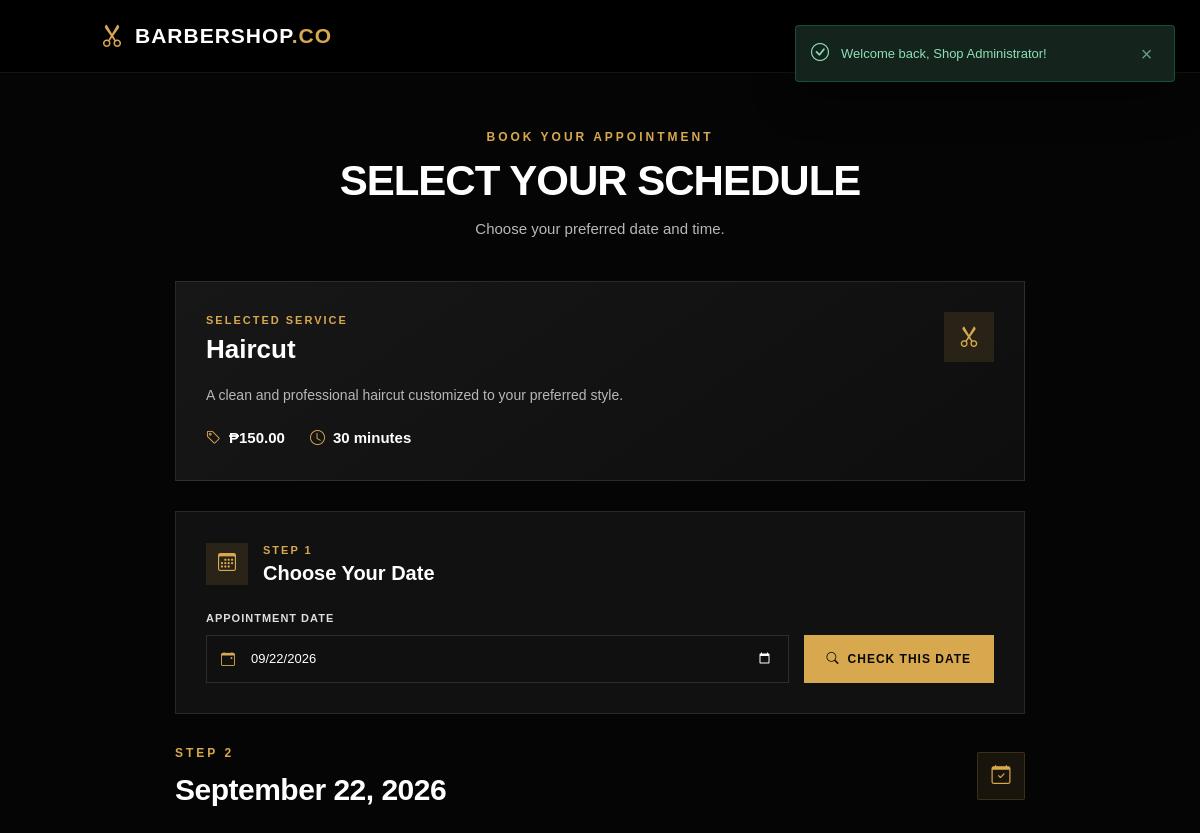
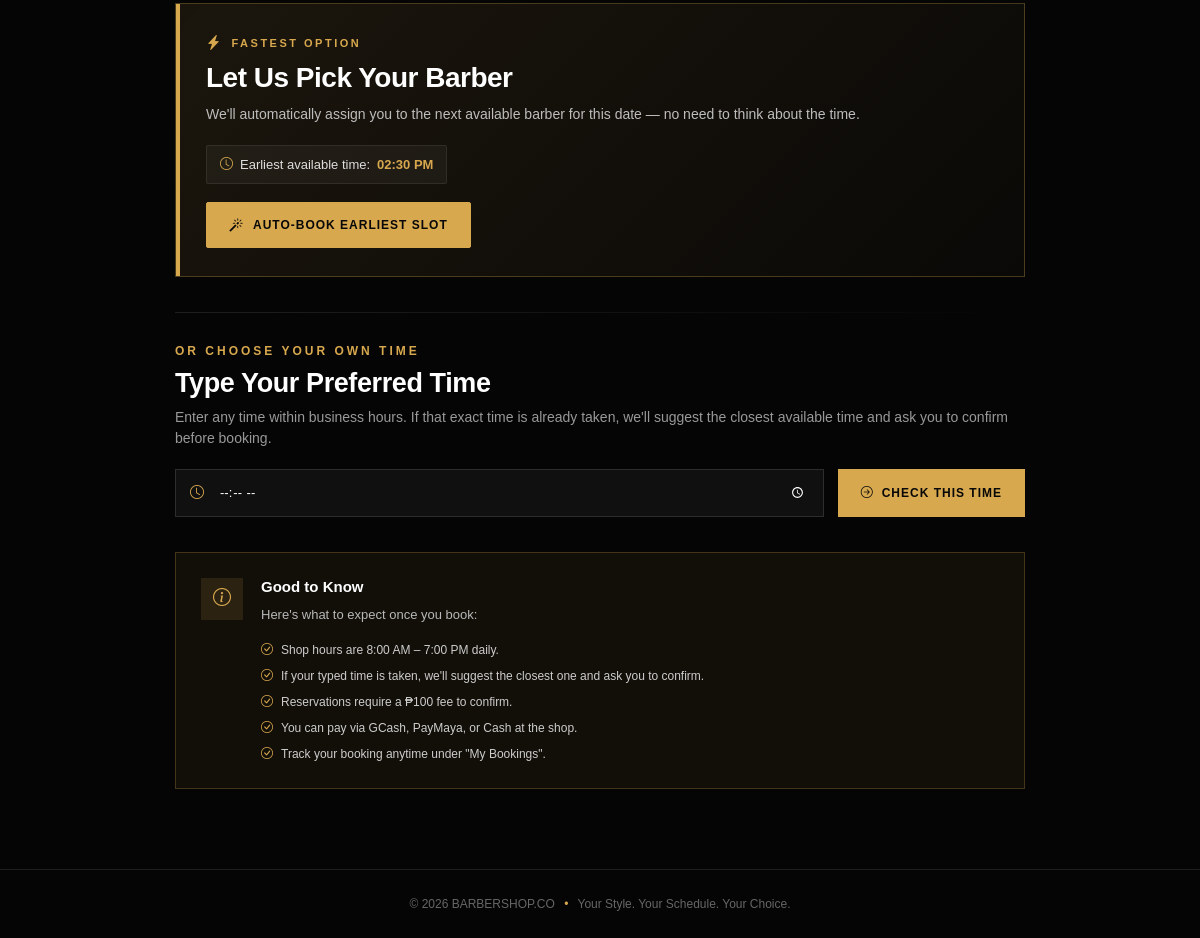
/pages/booking.php?service_id=1 (signed in), run on the app's committed database (2 pictures, top to bottom).
### tables this page shows
CREATE TABLE services (
    service_id INT UNSIGNED AUTO_INCREMENT PRIMARY KEY,
    service_name VARCHAR(150) NOT NULL,
    service_description TEXT NULL,
    service_price DECIMAL(10,2) NOT NULL,
    estimated_duration_minutes INT UNSIGNED NOT NULL DEFAULT 30,
    service_image VARCHAR(255) NULL,
    service_status ENUM('Available', 'Unavailable') NOT NULL DEFAULT 'Available',
    created_at TIMESTAMP DEFAULT CURRENT_TIMESTAMP,
    updated_at TIMESTAMP DEFAULT CURRENT_TIMESTAMP ON UPDATE CURRENT_TIMESTAMP
);

### includes/booking_helpers.php (called while the page is built, shortened)
<?php
function getBookingAvailability(
    mysqli $databaseConnection,
    string $selectedDate,
    int $serviceDurationMinutes
): array {
    $currentDate = date("Y-m-d");
    $currentTime = date("H:i:s");
    $isToday = ($selectedDate === $currentDate);
    $businessStartTime = BUSINESS_OPENING_TIME;
    $businessEndTime = BUSINESS_CLOSING_TIME;
    $timeIntervalMinutes = BOOKING_TIME_INTERVAL_MINUTES;
    $currentDateTime = new DateTime($currentDate . " " . $currentTime);
    $businessStartDateTime = new DateTime($selectedDate . " " . $businessStartTime);
    $businessEndDateTime = new DateTime($selectedDate . " " . $businessEndTime);
    $isHoliday = false;
    $holidayQuery = "SELECT holiday_name FROM holidays WHERE holiday_date = ? LIMIT 1";
    $holidayStatement = mysqli_prepare($databaseConnection, $holidayQuery);
    mysqli_stmt_bind_param($holidayStatement, "s", $selectedDate);
    mysqli_stmt_execute($holidayStatement);
    $holidayResult = mysqli_stmt_get_result($holidayStatement);
    $bookingStatus = "no_schedule";
    $selectedDateObject = new DateTime($selectedDate);
    $selectedDay = $selectedDateObject->format("l");
    $barberSchedules = [];
    $scheduleQuery = "
        SELECT barber_id, schedule_day, start_time, end_time, schedule_status
        FROM barber_schedules
        WHERE schedule_day = ? AND schedule_status = 'Available'
        ORDER BY barber_id ASC
    ";
    $scheduleStatement = mysqli_prepare($databaseConnection, $scheduleQuery);
    mysqli_stmt_bind_param($scheduleStatement, "s", $selectedDay);
    mysqli_stmt_execute($scheduleStatement);
    $scheduleResult = mysqli_stmt_get_result($scheduleStatement);
    while ($barberSchedule = mysqli_fetch_assoc($scheduleResult)) {
        $barberSchedules[] = $barberSchedule;
    }
    $appointmentQuery = "
        SELECT barber_id, appointment_start_time, appointment_end_time
        FROM appointments
        WHERE appointment_date = ?
        AND appointment_status IN ('Pending', 'Confirmed', 'Waiting')
        AND barber_id IS NOT NULL
    ";
    $appointmentStatement = mysqli_prepare($databaseConnection, $appointmentQuery);
    mysqli_stmt_bind_param($appointmentStatement, "s", $selectedDate);
    mysqli_stmt_execute($appointmentStatement);
    $appointmentResult = mysqli_stmt_get_result($appointmentStatement);
    $availableTimeSlots = [];
    $bookingStatus = "fully_booked";
    foreach ($barberSchedules as $barberSchedule) {
        $scheduleStart = new DateTime($selectedDate . " " . $barberSchedule["start_time"]);
        $scheduleEnd = new DateTime($selectedDate . " " . $barberSchedule["end_time"]);
        $slotStart = clone $scheduleStart;
        if ($isToday && $slotStart <= $currentDateTime) {
            $minutesNow = ((int) $currentDateTime->format("H") * 60) + (int) $currentDateTime->format("i");
            $nextSlotMinutes = ceil($minutesNow / $timeIntervalMinutes) * $timeIntervalMinutes;
            $nextSlotHour = (int) floor($nextSlotMinutes / 60);
            $nextSlotMinute = $nextSlotMinutes % 60;
            $slotStart = new DateTime(
                $selectedDate . " " . sprintf("%02d:%02d:00", $nextSlotHour, $nextSlotMinute)
            );
        }
        while (true) {
            $slotEnd = clone $slotStart;
            $slotEnd->modify("+" . $serviceDurationMinutes . " minutes");
            if ($slotEnd > $businessEndDateTime) {
                break;
            }
            $barberIsAvailable = true;
            if ($barberIsAvailable) {
                $timeValue = $slotStart->format("H:i:s");
                $timeDisplay = $slotStart->format("h:i A");
                if (!isset($availableTimeSlots[$timeValue])) {
                    $availableTimeSlots[$timeValue] = $timeDisplay;
                }
                $bookingStatus = "available";
            }
            $slotStart->modify("+" . $timeIntervalMinutes . " minutes");
        }
    }
    ksort($availableTimeSlots);
    return [
        "status" => $bookingStatus,
        "holiday_name" => null,
        "slots" => $availableTimeSlots,
    ];
}
?>

### pages/booking.php (the view, shortened to what this page needs)
<?php
require_once __DIR__ . "/../db/database_connection.php";
require_once __DIR__ . "/../auth/authentication_message.php";
require_once __DIR__ . "/../includes/booking_helpers.php";
$selectedServiceId = isset($_GET["service_id"]) ? (int) $_GET["service_id"] : 0;
$selectedService = null;
if ($selectedServiceId > 0) {
    $serviceQuery = "
        SELECT service_id, service_name, service_description, service_price,
               estimated_duration_minutes, service_status
        FROM services
        WHERE service_id = ? AND service_status = 'Available'
        LIMIT 1
    ";
    $serviceStatement = mysqli_prepare($databaseConnection, $serviceQuery);
    mysqli_stmt_bind_param($serviceStatement, "i", $selectedServiceId);
    mysqli_stmt_execute($serviceStatement);
    $serviceResult = mysqli_stmt_get_result($serviceStatement);
    $selectedService = mysqli_fetch_assoc($serviceResult);
}
$serviceDurationMinutes = (int) $selectedService["estimated_duration_minutes"];
$currentDate = date("Y-m-d");
$selectedDate = $_GET["appointment_date"] ?? $currentDate;
$selectedDateObject = new DateTime($selectedDate);
$availability = getBookingAvailability($databaseConnection, $selectedDate, $serviceDurationMinutes);
$bookingStatus = $availability["status"];
$availableTimeSlots = $availability["slots"];
$earliestTimeValue = !empty($availableTimeSlots) ? array_key_first($availableTimeSlots) : null;
$earliestTimeDisplay = $earliestTimeValue ? $availableTimeSlots[$earliestTimeValue] : null;
?>
<!DOCTYPE html>
<html lang="en">
<head>
    <link href="https://cdn.jsdelivr.net/npm/bootstrap@5.3.3/dist/css/bootstrap.min.css" rel="stylesheet">
    <link rel="stylesheet" href="https://cdn.jsdelivr.net/npm/bootstrap-icons@1.11.3/font/bootstrap-icons.min.css">
    <link rel="stylesheet" href="../styles/style.css?v=8">
</head>
<body class="booking-page">
<div class="booking-page-wrapper">
    <nav class="booking-navigation">
        <div class="booking-navigation-container">
            <a href="../index.php" class="booking-logo">
                <span class="booking-logo-icon"><i class="bi bi-scissors"></i></span>
                <span>BARBERSHOP<span>.CO</span></span>
            </a>
            <a href="../index.php" class="booking-back-link">
            </a>
        </div>
    </nav>
    <main class="booking-main-container">
        <div class="container">
            <div class="authentication-message-container">
            </div>
            <div class="booking-header text-center">
                <span class="booking-label">BOOK YOUR APPOINTMENT</span>
                <h1>SELECT YOUR SCHEDULE</h1>
                <p>Choose your preferred date and time.</p>
            </div>
            <div class="booking-service-card">
                <div class="booking-service-top">
                    <div>
                        <span class="booking-card-label">SELECTED SERVICE</span>
                        <h2><?php echo htmlspecialchars($selectedService["service_name"]); ?></h2>
                    </div>
                    <div class="booking-service-icon"><i class="bi bi-scissors"></i></div>
                </div>
                <p class="booking-service-description">
                    <?php echo htmlspecialchars($selectedService["service_description"] ?? ""); ?>
                </p>
                <div class="booking-service-details">
                    <div class="booking-price">
                        <i class="bi bi-tag"></i>
                        &#8369;<?php echo number_format((float) $selectedService["service_price"], 2); ?>
                    </div>
                    <div class="booking-duration">
                        <i class="bi bi-clock"></i>
                        <?php echo $serviceDurationMinutes; ?> minutes
                    </div>
                </div>
            </div>
            <div class="booking-selection-card">
                <div class="booking-section-title">
                    <div class="booking-section-icon"><i class="bi bi-calendar3"></i></div>
                    <div>
                        <span>STEP 1</span>
                        <h3>Choose Your Date</h3>
                    </div>
                </div>
                <form method="GET" action="booking.php">
                    <div class="booking-date-row">
                        <div class="booking-date-field">
                            <label for="appointmentDate">APPOINTMENT DATE</label>
                            <div class="booking-input-wrapper">
                                <input
                                    type="date"
                                    id="appointmentDate"
                                    name="appointment_date"
                                    value="<?php echo htmlspecialchars($selectedDate); ?>"
                                    min="<?php echo $currentDate; ?>"
                                    required
                                >
                            </div>
                        </div>
                        <button type="submit" class="booking-check-button">
                            <i class="bi bi-search"></i>
                            CHECK THIS DATE
                        </button>
                    </div>
                </form>
            </div>
            <div class="booking-available-section">
                <div class="booking-available-heading">
                    <div>
                        <span class="booking-label">STEP 2</span>
                        <h2><?php echo $selectedDateObject->format("F d, Y"); ?></h2>
                    </div>
                    <div class="booking-calendar-icon"><i class="bi bi-calendar-check"></i></div>
                </div>
                <?php if ($bookingStatus === "available"): ?>
                    <div class="booking-auto-section">
                        <div class="booking-auto-label">
                            <i class="bi bi-lightning-charge-fill"></i>
                            FASTEST OPTION
                        </div>
                        <h3>Let Us Pick Your Barber</h3>
                        <p>
                            We'll automatically assign you to the next available
                            barber for this date &mdash; no need to think about the time.
                        </p>
                        <?php if ($earliestTimeDisplay): ?>
                            <div class="booking-auto-earliest">
                                <i class="bi bi-clock"></i>
                                Earliest available time:
                                <strong><?php echo htmlspecialchars($earliestTimeDisplay); ?></strong>
                            </div>
                        <?php endif; ?>
                        <form method="POST" action="../auth/save_booking.php">
                            <button type="submit" class="booking-auto-button">
                                <i class="bi bi-magic"></i>
                                AUTO-BOOK EARLIEST SLOT
                            </button>
                        </form>
                    </div>
                    <div class="booking-specific-section">
                        <div class="booking-specific-heading">
                            <span class="booking-label">OR CHOOSE YOUR OWN TIME</span>
                            <h3>Type Your Preferred Time</h3>
                            <p>
                                Enter any time within business hours. If that exact
                                time is already taken, we'll suggest the closest
                                available time and ask you to confirm before booking.
                            </p>
                        </div>
                        <form method="POST" action="confirm_booking.php" class="booking-preferred-time-form">
                            <div class="booking-preferred-time-row">
                                <div class="booking-input-wrapper">
                                    <input
                                        type="time"
                                        name="preferred_time"
                                        min="08:00"
                                        max="19:00"
                                        step="1800"
                                        required
                                    >
                                </div>
                                <button type="submit" class="booking-check-button">
                                    <i class="bi bi-arrow-right-circle"></i>
                                    CHECK THIS TIME
                                </button>
                            </div>
                        </form>
                    </div>
                <?php endif; ?>
            </div>
            <div class="booking-information-box">
                <div class="booking-information-icon"><i class="bi bi-info-circle"></i></div>
                <div>
                    <h4>Good to Know</h4>
                    <p>Here's what to expect once you book:</p>
                    <div class="booking-information-items">
                        <span><i class="bi bi-check-circle"></i> Shop hours are 8:00 AM &ndash; 7:00 PM daily.</span>
                        <span><i class="bi bi-check-circle"></i> If your typed time is taken, we'll suggest the closest one and ask you to confirm.</span>
                        <span><i class="bi bi-check-circle"></i> Reservations require a &#8369;100 fee to confirm.</span>
                        <span><i class="bi bi-check-circle"></i> You can pay via GCash, PayMaya, or Cash at the shop.</span>
                        <span><i class="bi bi-check-circle"></i> Track your booking anytime under "My Bookings".</span>
                    </div>
                </div>
            </div>
        </div>
    </main>
    <footer class="booking-footer">
        <p>
            &copy; <?php echo date("Y"); ?> BARBERSHOP.CO
            <span>&bull;</span>
            Your Style. Your Schedule. Your Choice.
        </p>
    </footer>
</div>
</body>
</html>

### data on the page
services: service_name "Haircut", service_description "A clean and professional haircut customized to your preferred style.", service_price "150.00", estimated_duration_minutes "30"

### other printed values
$messageText "Welcome back, Shop Administrator!"
$earliestTimeDisplay "02:30 PM"
